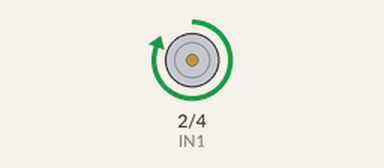
Recording of a sketch running on a simulated Arduino Uno, built with avr-gcc and run on an emulated ATmega328P. Shown: motor-driver pin pairs drawn as motors (green arrow = first pin HIGH = forward, orange = second pin HIGH = backward, longer = more drive, scaled by the enable pin).

Above: at 1.0 s.
At 3.0 s:
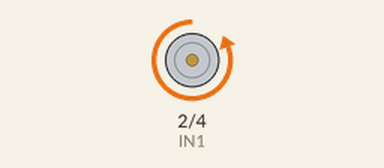
At 5.0 s:
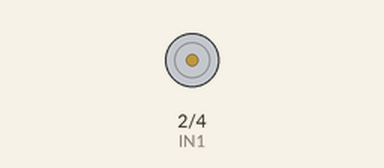
Timing chart, 0 to 7.8 s (numbered marks = the images above):
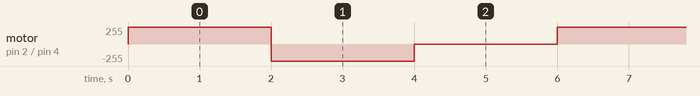

The sketch:

DC_MOTOR.ino
```cpp
int EN = 9;
int IN1 = 2;
int IN2 = 4;

void setup()
{
  pinMode(EN,OUTPUT);
   pinMode(IN1,OUTPUT);
    pinMode(IN2,OUTPUT);

    digitalWrite(IN1,LOW);
    digitalWrite(IN2,LOW);
    digitalWrite(EN,LOW);
}

void loop()
{
  digitalWrite(IN1,HIGH);
    digitalWrite(IN2,LOW);
    digitalWrite(EN,255);
   delay(2000);
    digitalWrite(IN1,LOW);
    digitalWrite(IN2,HIGH);
    digitalWrite(EN,125);
    delay(2000);

    digitalWrite(IN1,LOW);
    digitalWrite(IN2,LOW);
    digitalWrite(EN,LOW);
      delay(2000);
}
```

Measured:
- by itself, motor on pin 2 (IN1) / pin 4 (IN2): repeats every 6.0 s: backward 255/255 2.0 s, stopped 2.0 s, forward 255/255 2.0 s
